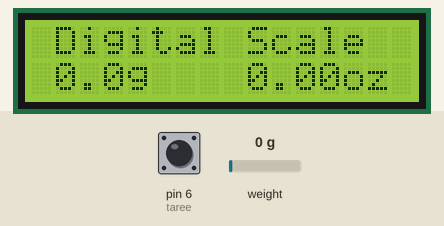
Recording of a sketch running on a simulated Arduino Uno, built with avr-gcc and run on an emulated ATmega328P. On the bench: 16×2 character LCD. The test bench sets the inputs (shaded band); at power-on: pin 6 (taree) HIGH, weight on the scale 0 g.

Above: at 5.6 s.
5.7 s: pin 6 (taree) pulled LOW for 0.15 s
At 6.8 s:
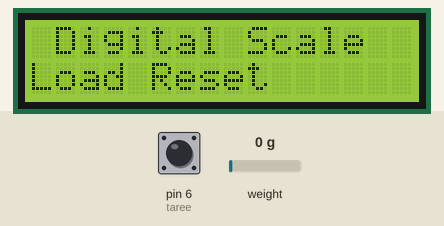
8.6 s: weight on the scale set to 100 g
At 9.1 s:
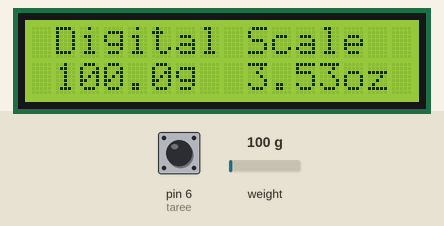
10.1 s: weight on the scale set to 1250 g
At 11.1 s:
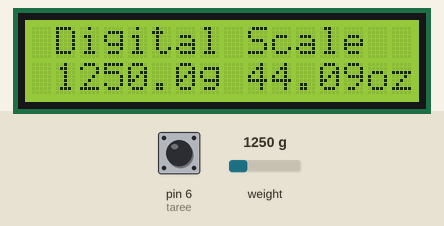
11.6 s: weight on the scale set to 2500 g
At 12.8 s:
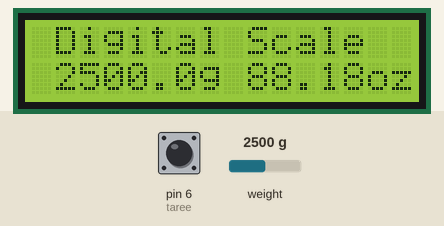
13.1 s: pin 6 (taree) pulled LOW for 3.2 s
At 13.9 s:
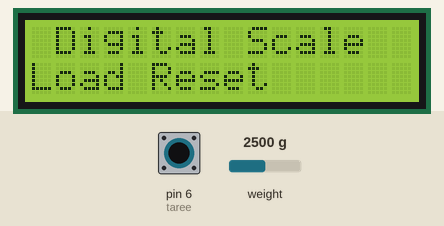
Timing chart, 0 to 16.1 s (numbered marks = the images above; inputs shaded):
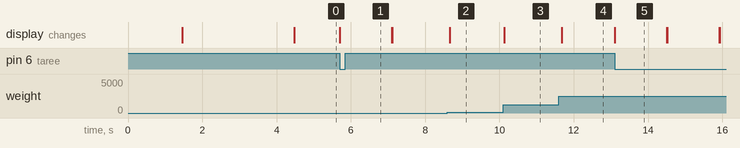

The sketch:

Arduino_Load_Sensor_with_HX711.ino
```cpp
#include <HX711_ADC.h>  // https://github.com/olkal/HX711_ADC
#include <Wire.h>
#include <LiquidCrystal.h>

LiquidCrystal lcd(12, 11, 10, 9, 8, 7);
HX711_ADC LoadCell(5, 4);
const int taree = 6;

void setup() {
  pinMode(taree, INPUT_PULLUP);

  LoadCell.begin();
  LoadCell.start(1000);
  LoadCell.setCalFactor(375);

  lcd.begin(16, 2);
  lcd.setCursor(1, 0);
  lcd.print("Digital Scale");
  lcd.setCursor(0, 1);
  lcd.print(" 10KG MAX LOAD");
  delay(3000);
  lcd.clear();
}

void loop() {
  LoadCell.update();
  float weight = LoadCell.getData();

  lcd.setCursor(1, 0);
  lcd.print("Digital Scale");

  if (weight < 0) {
    weight = -weight;
    lcd.setCursor(0, 1);
    lcd.print("-");
    lcd.setCursor(8, 1);
    lcd.print("-");
  } else {
    lcd.setCursor(0, 1);
    lcd.print(" ");
    lcd.setCursor(8, 1);
    lcd.print(" ");
  }

  lcd.setCursor(1, 1);
  lcd.print(weight, 1);
  lcd.print("g ");

  float ounces = weight / 28.3495;
  lcd.setCursor(9, 1);
  lcd.print(ounces, 2);
  lcd.print("oz ");

  if (weight >= 5000) {
    lcd.setCursor(0, 0);
    lcd.print("  Over Loaded   ");
    delay(200);
  }

  if (digitalRead(taree) == LOW) {
    lcd.setCursor(0, 1);
    lcd.print("Load Reset       ");
    LoadCell.start(1000);
    lcd.setCursor(0, 1);
    lcd.print("                ");
  }
}
```

Measured:
- after the input at 5.7 s, the display: changes at once (image 1)
- after the input at 8.6 s, the display: changes after 0.07 s (image 2)
- after the input at 10.1 s, the display: changes at once (image 3)
- after the input at 11.6 s, the display: changes after 0.08 s (image 4)
- after the input at 13.1 s, the display: changes at once (image 5)
- what the display in image 5 shows lasts 1.4 s, from 13.1 s to 14.5 s
